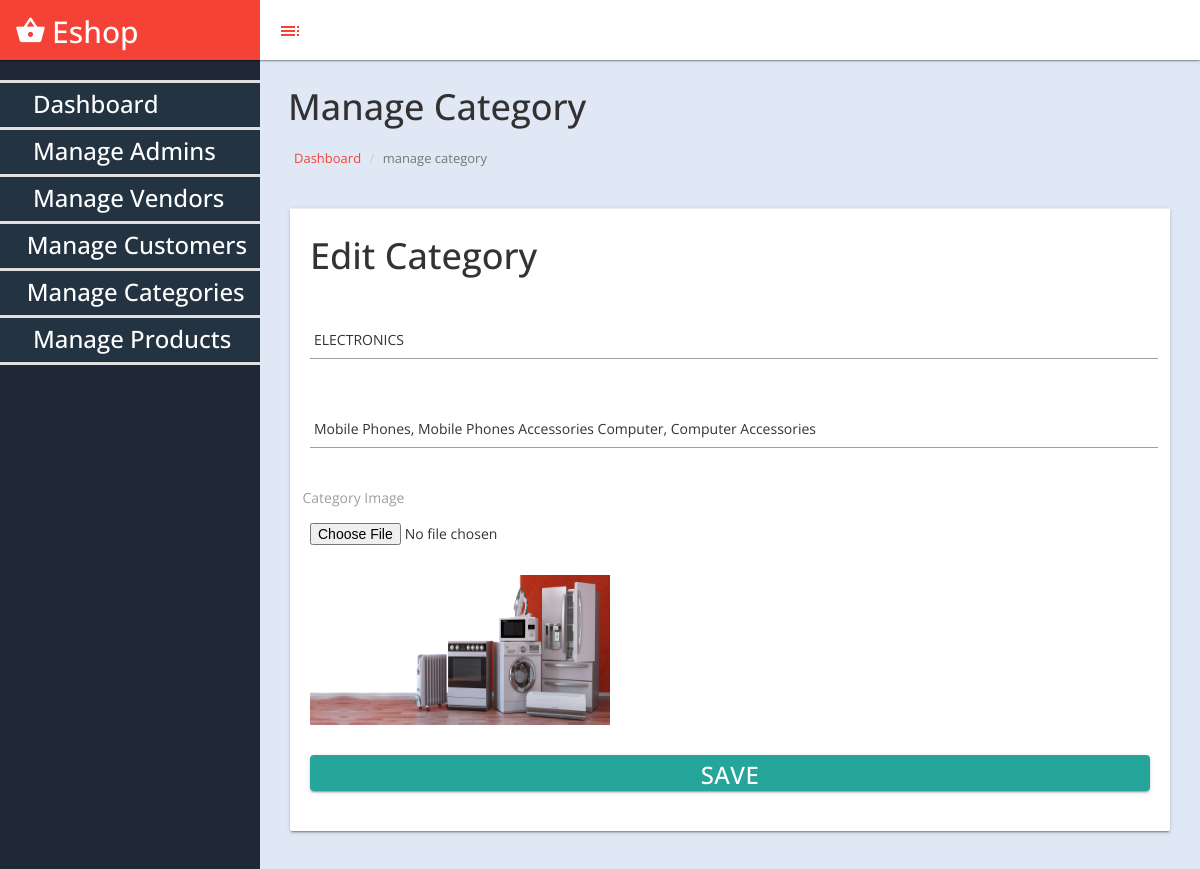
Page /eshop/admin/edit_category.php?id=1 (signed in) on the committed database.
### tables this page shows
CREATE TABLE `category` (
  `cat_id` int(3) NOT NULL,
  `cat_name` varchar(50) NOT NULL,
  `cat_desc` text NOT NULL,
  `cat_image` text NOT NULL
);

### eshop/admin/includes/DBconnection.php (called while the page is built, shortened)
<?php
Class dbconnection{
	public $conn;
	public function openConnection(){
		$this->conn = mysqli_connect(DBSERVER,DBUSER,DBPASS,DBNAME);
		return $this->conn ? $this->conn : die("cannot connect to server");
	}
	public function performQuery($query){
		$result = mysqli_query($this->conn,$query);
		return $result ? $result : FALSE;
	}
	public function fetchAll($result){
		$rowSet = array();
		while ($row = mysqli_fetch_assoc($result)) {
			$rowSet[] = $row;
		}
		return count($rowSet) >= 1 ? $rowSet : FALSE;
	}
}

### eshop/admin/includes/categoryClass.php (called while the page is built, shortened)
<?php
require('DBconnection.php');
class Category extends dbconnection{
	public function readById($id){
		$query  = "SELECT * FROM category WHERE     cat_id = $id";
		$result = $this->performQuery($query);
		return $this->fetchAll($result);
	}
}

### eshop/admin/edit_category.php (the view, shortened to what this page needs)
 <?php
   include('includes/categoryClass.php');
   $x = new category();
   $id =$_GET['id'];
   $data=$x->readById($id);
   $categorySet=$data[0];
 ?>
<?php include("includes/admin_header.php");?>
			<div id="page-wrapper">
				 <div class="header">
                        <h1 class="page-header">
                            Manage Category
                        </h1>
						<ol class="breadcrumb">
					  <li><a href="index.php">Dashboard</a></li>
					  <li class="active">manage category</li>
					</ol>
		</div>
          <div id="page-inner">
          		 <div class="row">
			 <div class="col-lg-12">
			 <div class="card">
                        <div class="card-action">
                           <h1>Edit Category</h1>
                        </div>
                        <div class="card-content">
    						<form class="col s12" method="post" action="" enctype="multipart/form-data">
    							<div class="row">
    								<div class="input-field col s12">
    									<input id="cat_name" type="text" class="validate" name="cat_name" value="<?php echo $categorySet['cat_name']; ?>">
    								</div>
    							</div>
                                <div class="row">
                                    <div class="input-field col s12">
                                        <input id="catdesc" type="text" class="validate" name="cat_desc" value="<?php echo $categorySet['cat_desc']; ?>">
                                    </div>
                                </div>
                                  <div class="row"><label for="catimage">Category Image</label>
                                    <div class="input-field col s12">
                                        <input id="cat_image" type="file" class="validate" name="cat_image">
                                    </div>
                                </div>
                               <div class="row">
                                    <div class="input-field col s12">
                                            <?php
                             echo "<img src='assets/img/category/{$categorySet['cat_image']}' width='300' height='150'>";
                             ?>
                                    </div>
                                </div>
    							<div class="row">
    								<div class="input-field col s12">
    									<button id="button" type="submit" class="waves-effect waves-light btn btn-block" name="submit"><span class="h3">
    										Save
    									</span></button>
    								</div>
    							</div>
    </form>
  </div>
    </div>
 </div>
	 </div>
    </div>

### eshop/admin/assets/css/custom-styles.css (style rules this page uses)
body { font-family: 'Open Sans', sans-serif; background: #1F2837; }
#page-wrapper { padding: 15px 15px; min-height: 600px; background: #ececec; }
#page-inner { width:100%; margin:10px 20px 10px 0px; padding: 15px 30px; min-height:1200px; }
h1, .h1, h2, .h2, h3, .h3 { margin-top: 7px; margin-bottom: -5px; }
label { display: inline-block; max-width: 100%; margin-bottom: 5px; font-weight: 400; }
#page-wrapper { position: relative; top: 55px; -moz-box-shadow: 0 0 10px #757575; }
.breadcrumb { padding: 10px 10px 10px 20px;margin-bottom: 0;list-style: none;border-radius: 0;background: transparent;line-height: 20px;font-size: 13px;margin-left: 14px; }
.page-header { padding-bottom: 0;margin: 0;border-bottom: 1px solid transparent;text-align: left;background-color: transparent;padding: 32px 22px 10px 28px;color: #323232; }
#page-wrapper { background: #e0e8f5; }
@media (min-width:768px) { #page-wrapper { margin: 0 0 0 260px; padding: 0; min-height: 1200px; } }
.header .breadcrumb:before { font-size: 14px; margin-right: 0px; color: #717171; display: none; }
.header .breadcrumb li a { font-size: 13px; font-size: 13px; text-decoration: none; color: #717171; text-decoration: none; color: #f44336; }

### rows in the picture
category: cat_name "ELECTRONICS", cat_desc "Mobile Phones, Mobile Phones Accessories Computer, Computer Accessories", cat_image (picture)
